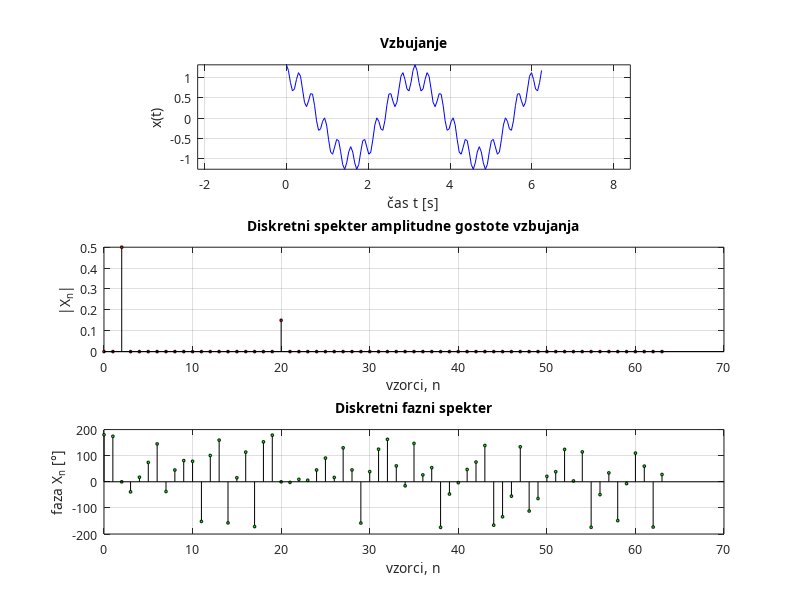
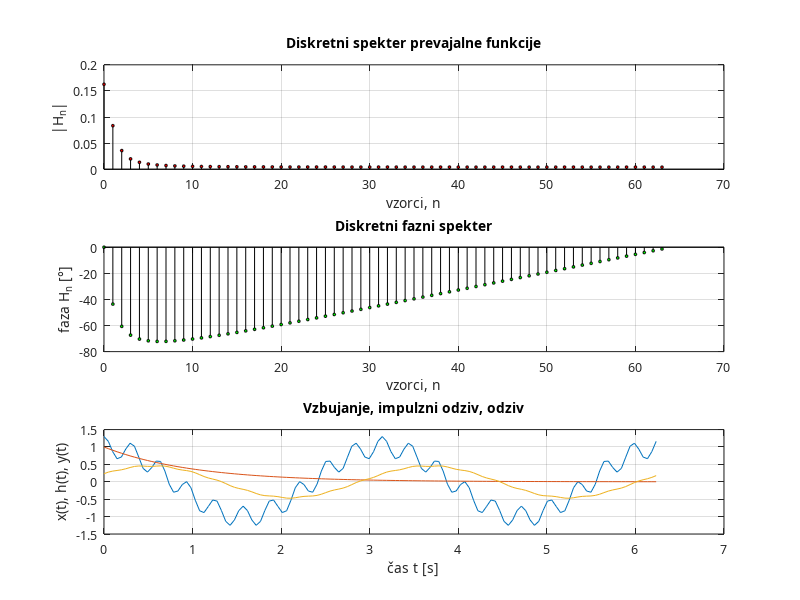

MATLAB code to generate these figures, in order:
% Diskretna Fourierova transformacija: Računanje odziva s FFT in IFFT
clear all; close all;
N = 128; T0 = 2*pi; T = T0; Ts = T/N;
n = [0 : N-1]'; t = n * Ts;
t1 = 0 : Ts : 21*Ts; xp1 = ones(size(t1));
t2 = 21*Ts : Ts : 5*N/6*Ts; xp2 = zeros(size(t2));
t3 = 5*N/6*Ts : Ts : T; xp3 = zeros(size(t3));
% t = [t1 t2 t3]; x = [xp1 xp2 xp3]; % pravokotni pulz
x = cos(2*t)+0.3*cos(20*t); % sestavljeni signal
h = exp(-t); % odziv sistema na enotin impulz
X = fft(x)/N; % Fourierov transform vhodnega signala
H = fft(h)/N; % Fourierov transform impulznega odziva
Y = H.*X; % konvolucija
y = real(ifft(Y)*N*T); % inverzni Fourierov transform


% Grafični prikaz rezultatov

#------------plot 1----------------
fig1 = figure(1);
set(fig1, 'Units', 'centimeters', 'Position', [1 2 15.5 14]);
k = [0:N/2-1]';

subplot(3,1,1);
p = plot(t,x,'b'); set(p, 'LineWidth',0.5); grid on; axis('equal');
%axis([0 8 -0.1 1.1]);
set(gca, 'FontName', 'Times New Roman CE', 'FontSize', 9);
xlabel('čas t [s]'); ylabel('x(t)'); title('Vzbujanje');

subplot(3,1,2);
p = stem(k, abs(X(1:N/2)),'k');
set(p, 'LineWidth',0.5,'MarkerSize',2, 'MarkerFaceColor','r'); grid on;
set(gca, 'FontName', 'Times New Roman CE', 'FontSize', 9);
xlabel('vzorci, n'); ylabel('|X_n|');
title('Diskretni spekter amplitudne gostote vzbujanja');

subplot(3,1,3);
p = stem(k, angle(X(1:N/2))*180/pi,'k');
set(p, 'Linewidth',0.5,'MarkerSize',2, 'MarkerFaceColor','g'); grid on;
set(gca, 'FontName', 'Times New Roman CE', 'FontSize', 9);
xlabel('vzorci, n'); ylabel('faza X_n [°]');
title('Diskretni fazni spekter'); 

#---------plot 2-------------------------
fig2 = figure(2);
set(fig2, 'Units', 'centimeters', 'Position', [17.5 2 15.5 14]);

subplot(3,1,1);
p = stem(k, H(1:N/2), 'ko');
set(p, 'LineWidth',0.5, 'MarkerSize',2, 'MarkerFaceColor','r');
set(gca, 'FontName', 'Times New Roman CE', 'FontSize', 9);
xlabel('vzorci, n'); ylabel('|H_n|'); grid on;
title('Diskretni spekter prevajalne funkcije');

subplot(3,1,2);
p = stem(k, angle(H(1:N/2))*180/pi,'k');
set(p, 'Linewidth',0.5,'MarkerSize',2, 'MarkerFaceColor','g'); grid on;
set(gca, 'FontName', 'Times New Roman CE', 'FontSize', 9);
xlabel('vzorci, n'); ylabel('faza H_n [°]');
title('Diskretni fazni spekter');

subplot(3,1,3);
plot(t, x, t, h, t, y);
set(gca, 'FontName', 'Times New Roman CE', 'FontSize', 9);
xlabel('čas t [s]'); ylabel('x(t), h(t), y(t)'); grid on;
title('Vzbujanje, impulzni odziv, odziv'); 